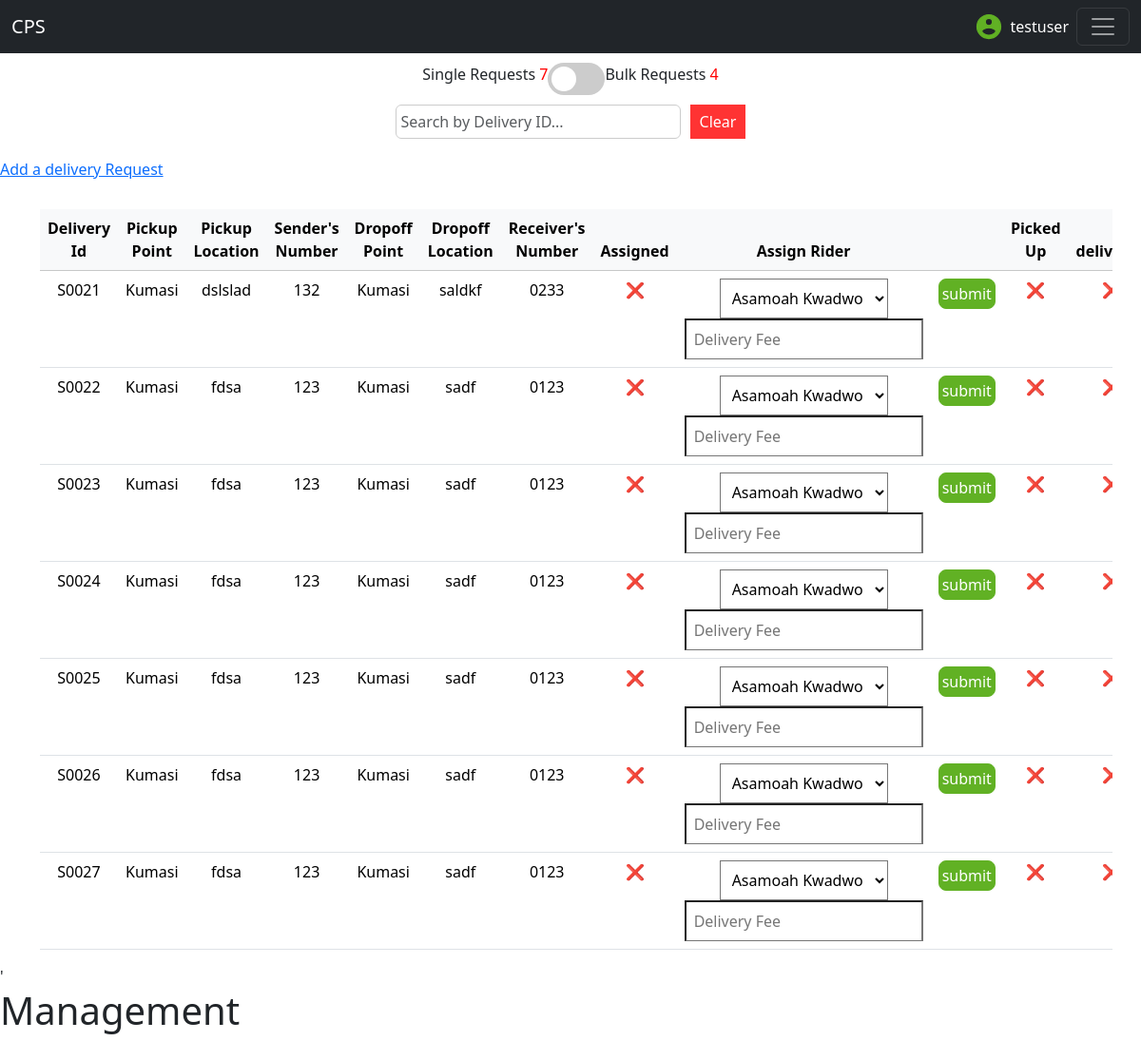
Before: /requestmanagement/ (signed in) with the older database file.
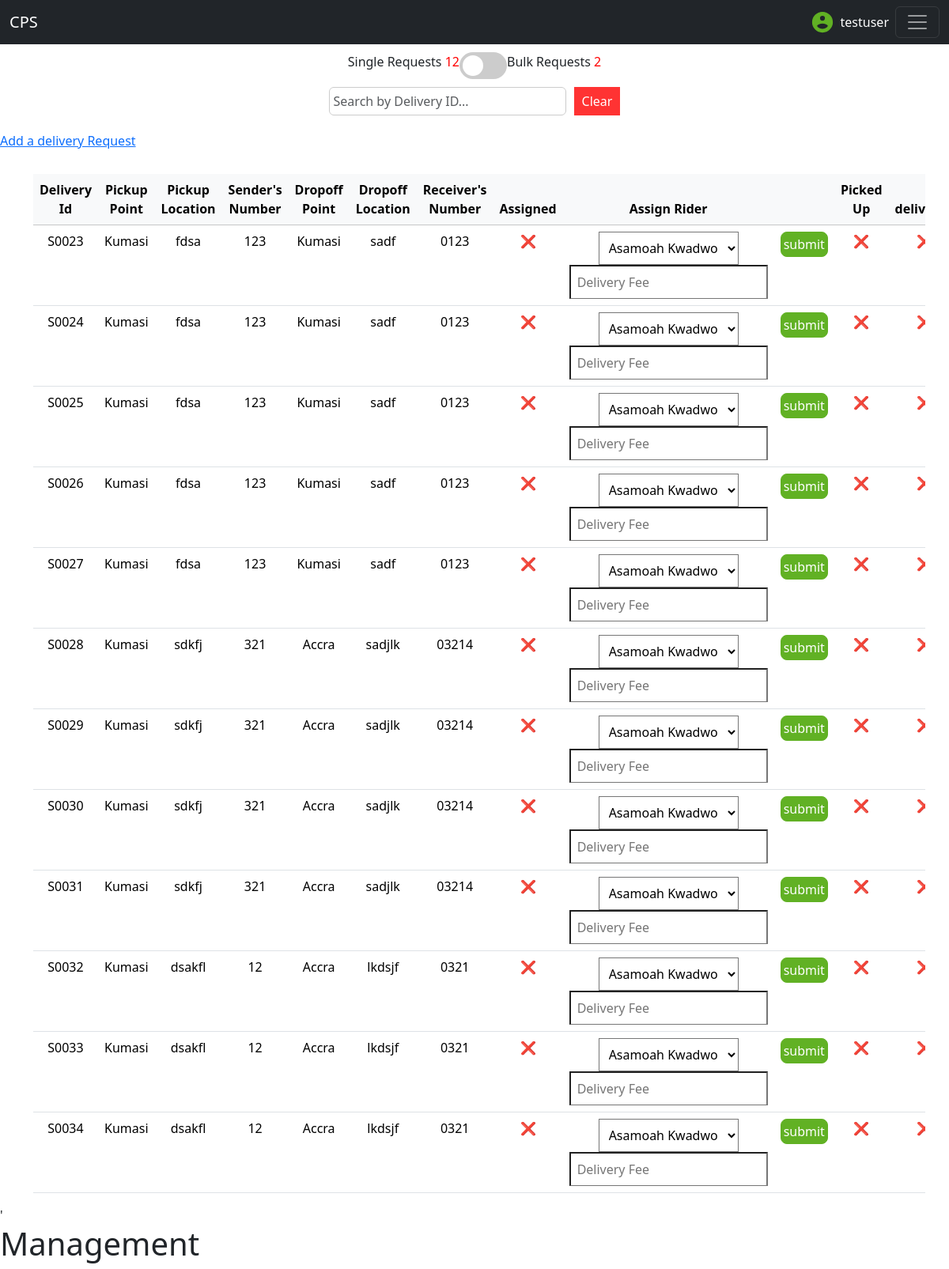
After: the same page with the newer database file.
### delivery/models.py (models this page shows)
class DeliveryRequest(models.Model):
    class ProductChoices(models.TextChoices):
        FOOD = 'Food', 'Food'
        ITEM = 'item', 'item'
    class DeliveryLocations(models.TextChoices):
        KUMASI = 'Kumasi', 'Kumasi'
        ACCRA = 'Accra', 'Accra'
        SUNYANI = 'Sunyani', 'Sunyani'
        TAKORADI = 'Takoradi', 'Takoradi'
        KOFORIDUA = 'Koforidua', 'Koforidua'
        TECHIMAN = 'Techiman', 'Techiman'
        TAMALE = 'Tamale', 'Tamale'
    class PickupLocations(models.TextChoices):
        KUMASI = 'Kumasi', 'Kumasi'
    class DeliverySpeed(models.TextChoices):
        SAME = 'Same day delivery', 'Same day delivery'
        NEXT = 'Next day delivery', 'Next day delivery'
        EXPRESS = 'Express delivery', 'Express delivery'
    user = models.ForeignKey(User,on_delete=models.CASCADE,null=True,blank=True)
    unique_id = models.UUIDField(default=uuid.uuid4,editable=False,unique=True)
    orderQuantity = models.PositiveIntegerField()
    product = models.CharField(max_length=255,null=True,blank=True, choices=ProductChoices.choices,default=ProductChoices.ITEM)
    pickupNumber = models.PositiveIntegerField()
    deliveryPoint = models.CharField(max_length=10,choices=DeliveryLocations.choices,default=DeliveryLocations.KUMASI)
    dropoffLocation = models.CharField(max_length=255,null=True)
    dropoffNumber = models.PositiveIntegerField()
    dropoffName = models.CharField(max_length=255,null=True)
    pickupPoint = models.CharField(max_length=10, choices=PickupLocations.choices,default=PickupLocations.KUMASI)
    pickupLocation = models.CharField(max_length=255,null=True)
    deliverySpeed = models.CharField(max_length=17,choices=DeliverySpeed.choices,default=DeliverySpeed.SAME)
    additionalInfo = models.TextField(blank=True,null=True)
    delivered = models.BooleanField(default=False)
    assigned = models.BooleanField(default=False)
    enroute = models.BooleanField(default=False)
    pickedUp = models.BooleanField(default=False)
    date_created = models.DateTimeField(auto_now_add=True)
    rider = models.ForeignKey(Rider,on_delete=models.SET_DEFAULT,related_name='assignments',default=None,null=True,blank=True)
    restaurantOrder = models.OneToOneField(RestaurantOrder,default=None,null=True,blank=True,on_delete=models.CASCADE)
    deliveryFee = models.CharField(max_length=255,null=True,blank=True)
    date = models.CharField(max_length=255,default='sdfsadf',null=True)
    canceled = models.BooleanField(default=False)
    @property
    def id_curator(self):
        id_value = str(self.id)
        start = ''
        if len(id_value) < 4:
            for i in range(4-len(id_value)):
                start += '0'
            return 'S'+str(start+id_value)
        else:
            return 'S'+str(id_value)

### adminConsole/views.py (the view, shortened to what this page needs)
# urls.py: path('requestmanagement/',requestManagementConsole,name='requestManagement'),
@login_required(login_url='/login/')
def requestManagementConsole(request):
    DeliveryRequests = DeliveryRequest.objects.filter(delivered=False,canceled=False).order_by('id')
    BulkDeliveryRequests = BulkDeliveryRequest.objects.filter(delivered=False,canceled=False).order_by('id')
    riders = Rider.objects.all()
    print(DeliveryRequests)
    context ={
        'DeliveryRequests':DeliveryRequests,
        'BulkDeliveryRequests':BulkDeliveryRequests,
        'riders':riders,
    }
    return render(request,'html/requestsManagementConsole.html',context)

### adminConsole/templatetags/adminConsole_extras.py (called while the page is built)
@register.filter
def split(arg1,arg2):
    return arg1[0:arg2]

### delivery/models.py (called while the page is built)
    def __str__(self):
        return f'{self.name}'

    @property
    def id_curator(self):
        id_value = str(self.id)
        start = ''
        if len(id_value) < 4:
            for i in range(4-len(id_value)):
                start += '0'
            return 'B'+str(start+id_value)
        else:
            return 'B'+str(id_value)

### adminConsole/templates/html/requestsManagementConsole.html (shortened to what the changed rows need)
{% load static %}
{% load adminConsole_extras %}
<!DOCTYPE html>
<html lang="en">
<head>
    <link href="https://cdn.jsdelivr.net/npm/bootstrap@5.3.3/dist/css/bootstrap.min.css" rel="stylesheet"
>
</head>
<body>
        <div class="container" style="display: flex; justify-content: center;">
            <div style="display: flex; justify-content: center; padding: 10px;">
            <span>Single Requests <span style="color: red;" id="singleOrdersCount">{{ DeliveryRequests.count }}</span></span>
            <span>Bulk Requests <span style="color: red;" id="bulkOrdersCount">{{ BulkDeliveryRequests.count }}</span></span>
            </div>
        </div>
    <div class="table-responsive container" style="margin-top: 30px;" id="single">
        <table class="table" >
            <thead class="table-light" style="text-align: center;">
                <th>Delivery Id</th>
                <th>Pickup Point</th>
                <th>Pickup Location</th>
                <th>Sender's Number</th>
                <th>Dropoff Point</th>
                <th>Dropoff Location</th>
                <th>Receiver's Number</th>
                <th>Assigned</th>
                <th>Assign Rider</th>
                <th></th>
                <th>Picked Up</th>
                <th>delivered</th>
            </thead>
            <tbody class="table" id="singleOrdersTableBody" style="text-align: center;">
                {% for data in DeliveryRequests %}
                <tr>
                     <td>{{data.id_curator}}</td>
                    <td>{{data.pickupPoint}}</td>
                    <td>{{data.pickupLocation}}</td>
                    <td>{{data.pickupNumber}}</td>
                    <td>{{data.deliveryPoint}}</td>
                    <td>{{data.dropoffLocation}}</td>
                    <td>0{{data.dropoffNumber}}</td>
                    <td>
                        {% if data.assigned == False %}
                        ❌
                        {% else %}
                        ✅
                        {% endif %}
                    </td>
                        {% if data.rider %}
                        <td>
                        {{data.rider}}<br>
                       Delivery Fee: GHS{{data.deliveryFee}}
                        </td>
                        <td>
                        <form method="POST">
                            {% csrf_token %}
                            <input type="hidden" name="request_id_rea" value={{data.unique_id}}>
                            <input type="submit" style="background-color:#61b124; padding: 3px; border: 1px solid #61b124;
                                                                                            border-radius: 0.5rem; color: white; "
                                name="reassignSingleOrder" value="reassign">
                        </form>
                        </td>
                        {% else %}
                    <form action="" method="POST">
                        <td>
                            <select name="rider" id="">
                                {% for rider in riders %}
                                <option value="{{rider.unique_id}}">{{rider}}</option>
                                {% endfor %}
                            </select>
                            <input type="number" name="deliveryFee" placeholder="Delivery Fee">
                        </td>
                        <td>
                            <input type="submit" style="background-color:#61b124; padding: 3px; border: 1px solid #61b124;
                                                                border-radius: 0.5rem; color: white; " name="updateSingleOrder" value="submit">
                        </td>
                        </form>
                        {% endif %}
                    <td>
                        {% if data.pickedUp == False %}
                    ❌
                    {% else %}
                    ✅
                    {% endif %}
                    </td>
                    <td>
                        {% if data.delivered == False %}
                        ❌
                        {% else %}
                        ✅
                    {% endif %}
                    </td>
                </tr>
                {% endfor %}
            </tbody>
          </table>
    </div>
</body>
<h1>Management</h1>
</html>

Changed rows visible on the page:
no longer on this page (row edited): DeliveryRequest: id_curator "S0021", pickupPoint "Kumasi", pickupLocation "dslslad", pickupNumber "132", deliveryPoint "Kumasi", dropoffLocation "saldkf", dropoffNumber "233"
no longer on this page (row edited): DeliveryRequest: id_curator "S0022", pickupPoint "Kumasi", pickupLocation "fdsa", pickupNumber "123", deliveryPoint "Kumasi", dropoffLocation "sadf", dropoffNumber "123"
added DeliveryRequest: id_curator "S0028", pickupPoint "Kumasi", pickupLocation "sdkfj", pickupNumber "321", deliveryPoint "Accra", dropoffLocation "sadjlk", dropoffNumber "3214"
added DeliveryRequest: id_curator "S0029", pickupPoint "Kumasi", pickupLocation "sdkfj", pickupNumber "321", deliveryPoint "Accra", dropoffLocation "sadjlk", dropoffNumber "3214"
added DeliveryRequest: id_curator "S0030", pickupPoint "Kumasi", pickupLocation "sdkfj", pickupNumber "321", deliveryPoint "Accra", dropoffLocation "sadjlk", dropoffNumber "3214"
added DeliveryRequest: id_curator "S0031", pickupPoint "Kumasi", pickupLocation "sdkfj", pickupNumber "321", deliveryPoint "Accra", dropoffLocation "sadjlk", dropoffNumber "3214"
added DeliveryRequest: id_curator "S0032", pickupPoint "Kumasi", pickupLocation "dsakfl", pickupNumber "12", deliveryPoint "Accra", dropoffLocation "lkdsjf", dropoffNumber "321"
added DeliveryRequest: id_curator "S0033", pickupPoint "Kumasi", pickupLocation "dsakfl", pickupNumber "12", deliveryPoint "Accra", dropoffLocation "lkdsjf", dropoffNumber "321"
added DeliveryRequest: id_curator "S0034", pickupPoint "Kumasi", pickupLocation "dsakfl", pickupNumber "12", deliveryPoint "Accra", dropoffLocation "lkdsjf", dropoffNumber "321"
Other visible differences:
{{ DeliveryRequests.count }}: "7" → "12"
{{ BulkDeliveryRequests.count }}: "4" → "2"
